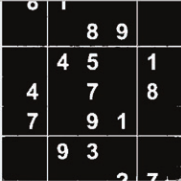
#> input picture OpenCV/Techniques of Image processing/Contours/sudoku.png, 181 x 181 px
$ python contour_detection_and_drawing.py   (older library calls are emulated)
#> lines starting #> are read from the running program, lines starting #| are printed output that depends on the picture; after the words box and inside, x2 and y2 are one past the last pixel; in counts of white or black regions, pixels touching at a corner belong together
# -*- coding: utf-8 -*-
"""
Created on Mon Nov  2 07:36:59 2020

@author: elton
"""

from __future__ import print_function
import cv2
import matplotlib.pyplot as plt
import numpy as np

image1=cv2.imread('sudoku.png')
#> image1 is the input picture: shape (181, 181, 3); mean B, G, R 32.9, 34.4, 35.7
image1=cv2.cvtColor(image1, cv2.COLOR_BGR2RGB)
image1=cv2.cvtColor(image1, cv2.COLOR_RGB2GRAY)
#> image1: shape (181, 181)
#image1=cv2.bilateralFilter(image1, 5, 50, 50)
plt.imshow(image1, cmap='gray')

#binarize the image
(T,binarized) = cv2.threshold(image1, 0, 255,
                              cv2.THRESH_BINARY_INV+cv2.THRESH_OTSU)
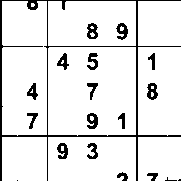
#> binarized: shape (181, 181); 90.5% white; 19 black regions (3 under 20 px), largest, box (x1, y1, x2, y2) and area: (0, 0, 181, 181) 1709, (147, 83, 158, 100) 122, (87, 113, 98, 129) 120
#> T = 106
plt.imshow(binarized)

#canny function for edge detection
canny=cv2.Canny(binarized, 0, 255)
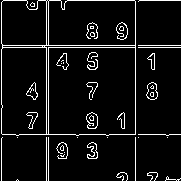
#> canny: shape (181, 181); 7% white in thin lines or dots
plt.imshow(canny)

_, contours, _= cv2.findContours(canny, cv2.RETR_EXTERNAL,
                                          cv2.CHAIN_APPROX_SIMPLE)
#> contours = 26 contours, 22 with area under 20; largest, box (x1, y1, x2, y2) and area: (1, 0, 136, 136) 17834, (146, 82, 158, 100) 143, (87, 142, 98, 159) 95, (147, 53, 155, 70) 59
print('Number of contours determined are', format(len(contours)))
#| Number of contours determined are 26

copiedImage=image1.copy()
cv2.drawContours(copiedImage, contours, -1, (0, 255, 0), 2)
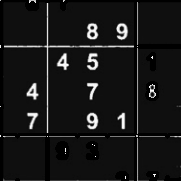
#> copiedImage: shape (181, 181); min 0, max 253, mean 23.3
plt.imshow(copiedImage)
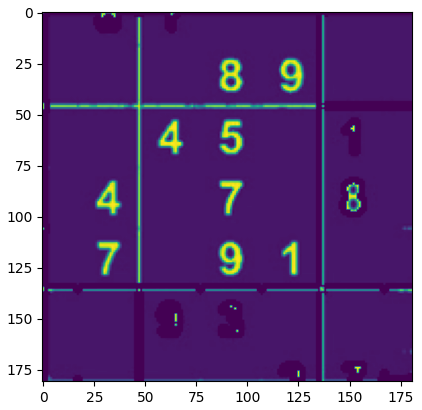
#> figure drawn by matplotlib, 1 panel
